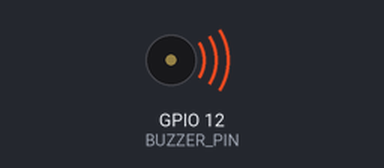
Simulated run of this program. Board: Raspberry Pi (BCM pin numbers). Parts: buzzer (waves = sounding). At 6.0 s the program stops and its outputs stay as they are.

Above: at 0.1 s.
At 6.1 s:
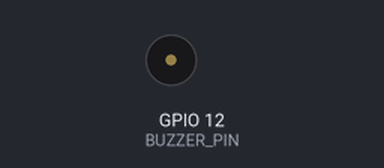
Timing chart, 0 to 7.5 s (numbered marks = the images above):
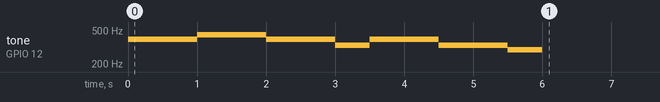

Measured:
- by itself, tone on GPIO 12 (BUZZER_PIN): plays 392 Hz for 1.0 s, 440 Hz for 1.0 s, 392 Hz for 1.0 s, 330 Hz for 0.50 s, 392 Hz for 1.0 s, 330 Hz for 1.0 s … (7 notes in this stretch)

The program:

piezo_buzzer.py
```python
# 도 출력하기
import RPi.GPIO as GPIO
import time

BUZZER_PIN = 12

GPIO.setmode(GPIO.BCM)
GPIO.setup(BUZZER_PIN, GPIO.OUT)

pwm = GPIO.PWM(BUZZER_PIN, 392) # 4옥타브 도음 (262 주파수)
pwm.start(10) #dutycycle (0~100) 소리크기

time.sleep(0.5)
pwm.ChangeDutyCycle(0) #부저음이 들리지 않음

pwm = GPIO.PWM(BUZZER_PIN, 392) # 4옥타브 도음 (262 주파수)
pwm.start(10) #dutycycle (0~100) 소리크기

time.sleep(0.5)
pwm.ChangeDutyCycle(0) #부저음이 들리지 않음

pwm = GPIO.PWM(BUZZER_PIN, 440) # 4옥타브 도음 (262 주파수)
pwm.start(10) #dutycycle (0~100) 소리크기

time.sleep(0.5)
pwm.ChangeDutyCycle(0) #부저음이 들리지 않음

pwm = GPIO.PWM(BUZZER_PIN, 440) # 4옥타브 도음 (262 주파수)
pwm.start(10) #dutycycle (0~100) 소리크기

time.sleep(0.5)
pwm.ChangeDutyCycle(0) #부저음이 들리지 않음

pwm = GPIO.PWM(BUZZER_PIN, 392) # 4옥타브 도음 (262 주파수)
pwm.start(10) #dutycycle (0~100) 소리크기

time.sleep(0.5)
pwm.ChangeDutyCycle(0) #부저음이 들리지 않음

pwm = GPIO.PWM(BUZZER_PIN, 392) # 4옥타브 도음 (262 주파수)
pwm.start(10) #dutycycle (0~100) 소리크기

time.sleep(0.5)
pwm.ChangeDutyCycle(0) #부저음이 들리지 않음

pwm = GPIO.PWM(BUZZER_PIN, 330) # 4옥타브 도음 (262 주파수)
pwm.start(10) #dutycycle (0~100) 소리크기

time.sleep(0.5)
pwm.ChangeDutyCycle(0) #부저음이 들리지 않음


pwm = GPIO.PWM(BUZZER_PIN, 392) # 4옥타브 도음 (262 주파수)
pwm.start(10) #dutycycle (0~100) 소리크기

time.sleep(0.5)
pwm.ChangeDutyCycle(0) #부저음이 들리지 않음

pwm = GPIO.PWM(BUZZER_PIN, 392) # 4옥타브 도음 (262 주파수)
pwm.start(10) #dutycycle (0~100) 소리크기

time.sleep(0.5)
pwm.ChangeDutyCycle(0) #부저음이 들리지 않음

pwm = GPIO.PWM(BUZZER_PIN, 330) # 4옥타브 도음 (262 주파수)
pwm.start(10) #dutycycle (0~100) 소리크기

time.sleep(0.5)
pwm.ChangeDutyCycle(0) #부저음이 들리지 않음

pwm = GPIO.PWM(BUZZER_PIN, 330) # 4옥타브 도음 (262 주파수)
pwm.start(10) #dutycycle (0~100) 소리크기

time.sleep(0.5)
pwm.ChangeDutyCycle(0) #부저음이 들리지 않음

pwm = GPIO.PWM(BUZZER_PIN, 294) # 4옥타브 도음 (262 주파수)
pwm.start(10) #dutycycle (0~100) 소리크기

time.sleep(0.5)
pwm.ChangeDutyCycle(0) #부저음이 들리지 않음


pwm.stop()
GPIO.cleanup()
```
